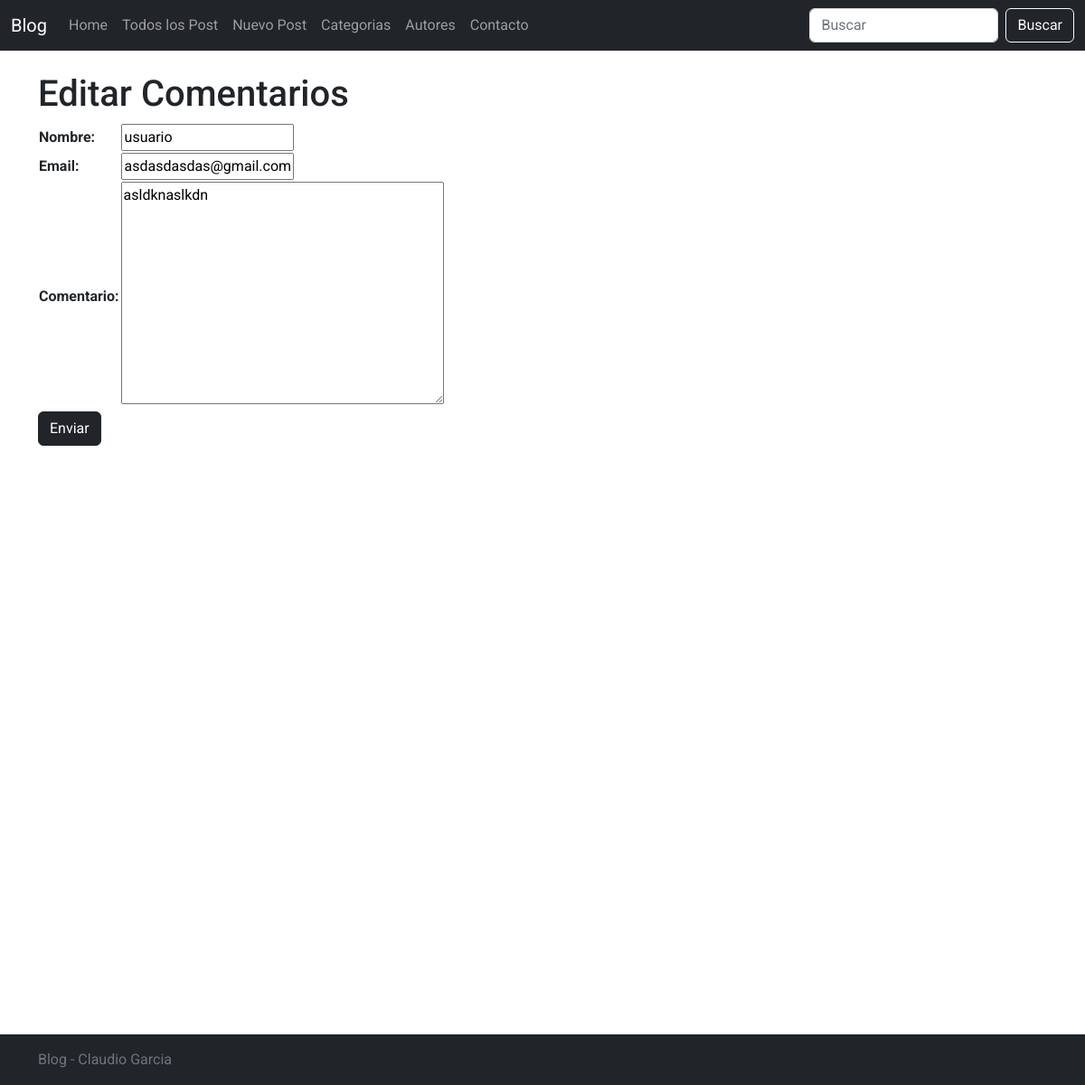
Page /comment_edit/13 on the earlier database version.
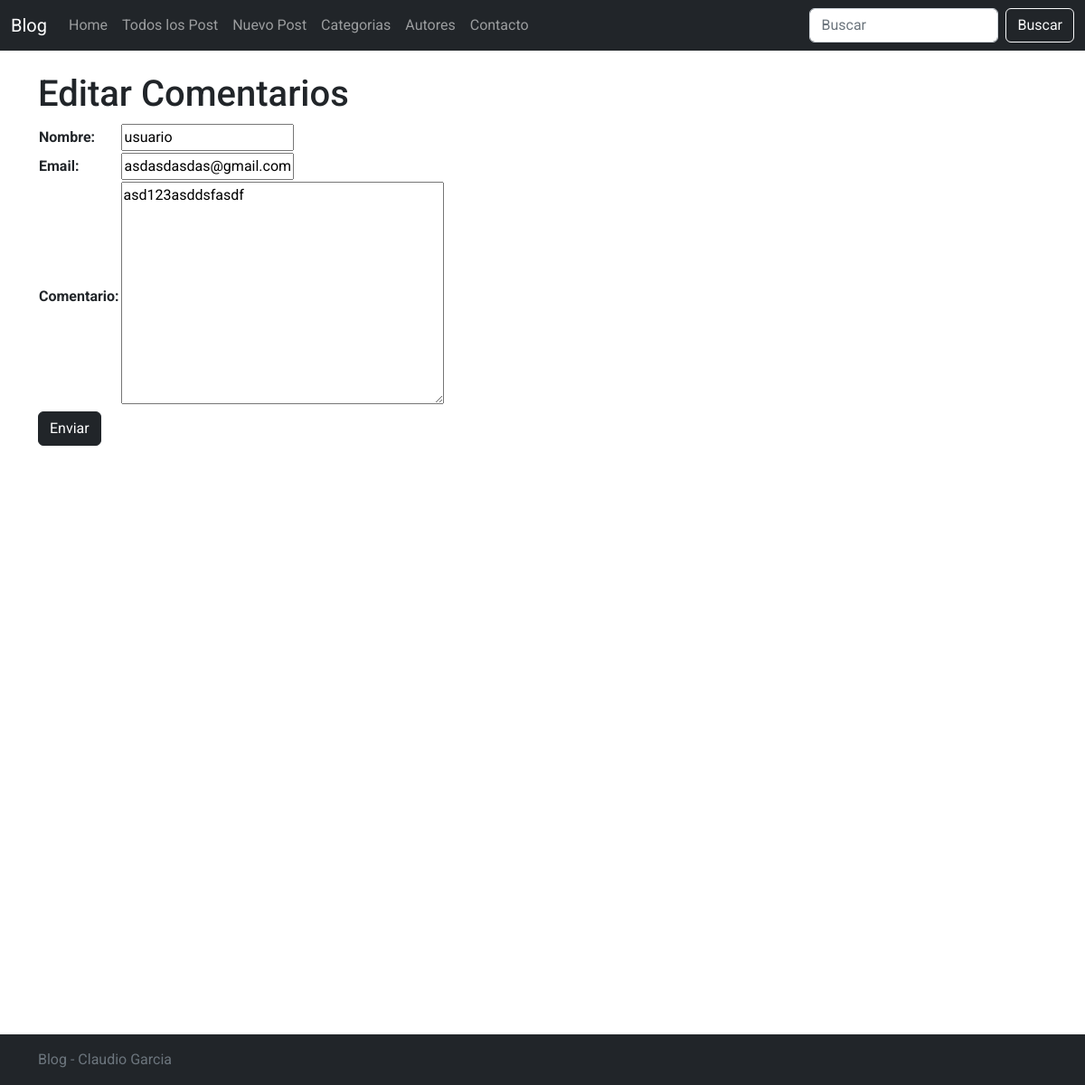
Same page on the later database version.
### Posts/models.py (models this page shows, shortened)
class Comentarios(models.Model):
    post = models.ForeignKey(Post,on_delete=models.CASCADE,related_name= 'comments')
    nombre = models.CharField(max_length=40)
    email = models.EmailField(default=None)
    fecha = models.DateTimeField(auto_now_add=True)
    comentario = models.TextField()
    active = models.BooleanField(default=True)
    class Meta:
        verbose_name_plural = 'Comentarios'

### Posts/views.py (the view)
# urls.py: path('comment_edit/<pk>', views.CommentEdit.as_view(),name='CommentEdit'),
class CommentEdit(UpdateView):
    model = Comentarios
    fields= ['nombre','email','comentario']
    success_url= '../all_post/'

### Posts/templates/Posts/comentarios_form.html
{% extends 'padre.html' %}
{% load static %}
{% block contenidoDinamico %}
<div class="container">
<h1>Editar Comentarios</h1>
<form action="" method="post">{% csrf_token %}
    <table>
        {{form.as_table}}
    </table>
    <input type="submit" class="btn btn-dark" value="Enviar">
</form>
</div>
{% endblock %}

Differences in the rows shown:
changed Comentarios "usuario": comentario "asldknaslkdn" → "asd123asddsfasdf"
